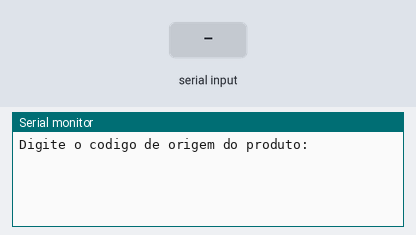
Recording of a sketch running on a simulated Arduino Uno, built with avr-gcc and run on an emulated ATmega328P. On the bench: the last lines printed to the serial monitor. The test bench sets the inputs (shaded band).

Above: at 1.2 s.
1.3 s: "90,45\n" received over Serial
At 2.4 s:
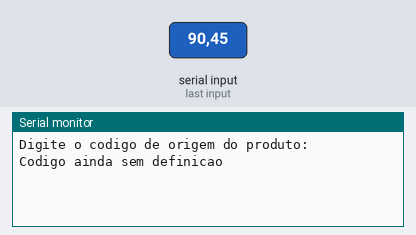
4.3 s: "1\n" received over Serial
At 5.9 s:
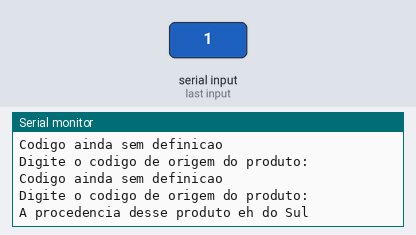
6.8 s: "2\n" received over Serial
At 8.0 s:
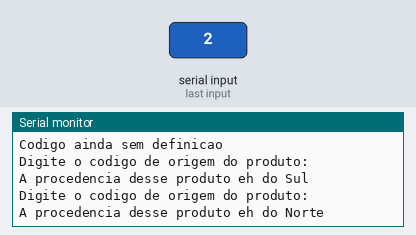
8.8 s: "3\n" received over Serial
At 10.2 s:
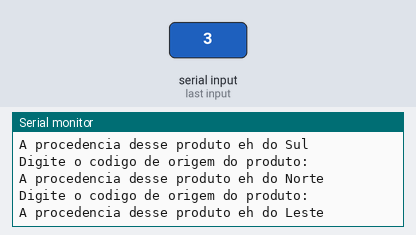
10.8 s: "4\n" received over Serial
At 12.3 s:
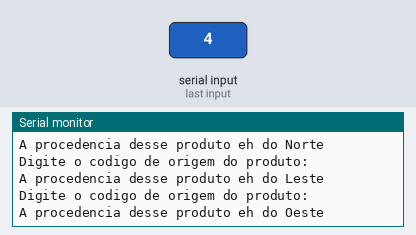
12.8 s: "5\n" received over Serial
At 14.5 s:
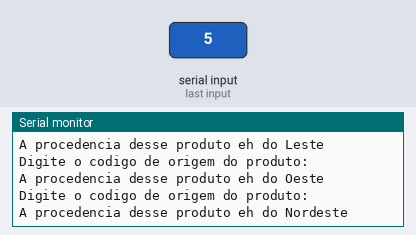

Measured:
- after the input at 1.3 s, the serial monitor: prints a new line at once (image 1)
- after the input at 4.3 s, the serial monitor: prints a new line after 1.0 s (image 2)
- after the input at 6.8 s, the serial monitor: prints a new line after 0.56 s (image 3)
- after the input at 8.8 s, the serial monitor: prints a new line after 0.58 s (image 4)
- after the input at 10.8 s, the serial monitor: prints a new line after 0.60 s (image 5)
- after the input at 12.8 s, the serial monitor: prints a new line after 0.62 s (image 6)

The sketch:

exerc_cios_181.ino
```cpp
/*

Código de origem            Procedência
1                            Sul
2                            Norte
3                            Leste
4                            Oeste
5 ou 6                       Nordeste
7, 8 ou 9                    Sudeste
10 até 20                    Centro-Oeste
acima de 20                  Código ainda sem definição

*/
//Variáveis
int codigo = 0;
void setup()
{
  Serial.begin(9600);
}

void loop()
{
  Serial.println ("Digite o codigo de origem do produto: ");//pergunta
  while(! Serial.available() );//espera o usuario digitar/dar um <Enter>
  codigo = Serial.parseInt();//resposta do usario

  if (codigo == 1){
   Serial.println ("A procedencia desse produto eh do Sul " );
  } else if (codigo == 2){
   Serial.println ("A procedencia desse produto eh do Norte " );
  } else if (codigo == 3){
   Serial.println ("A procedencia desse produto eh do Leste " );
  } else if (codigo == 4){
   Serial.println ("A procedencia desse produto eh do Oeste " );
  } else if (codigo == 5 || codigo == 6){
   Serial.println ("A procedencia desse produto eh do Nordeste " );
  } else if (codigo == 7 || codigo == 8 || codigo == 9){
   Serial.println ("A procedencia desse produto eh do Sudeste " );
  } else if (codigo == 10 && codigo < 20){
   Serial.println ("A procedencia desse produto eh do Centro-Oeste " );
  } else {
    Serial.println("Codigo ainda sem definicao");
  }
  delay(2000);
}
```
